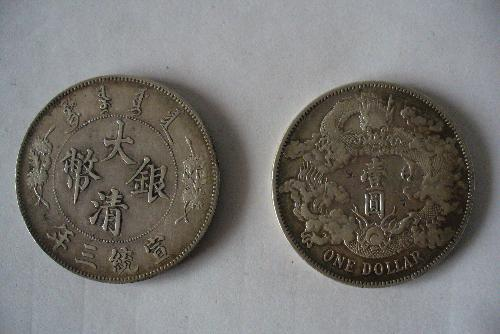
//> input picture Feature/hough_circle/hough_circle/circle.jpg, 500 x 334 px
$ ./hough_circle   (built with g++ and OpenCV 4)
//> lines starting //> are read from the running program, lines starting //| are printed output that depends on the picture; after the words box and inside, x2 and y2 are one past the last pixel; in counts of white or black regions, pixels touching at a corner belong together
### Feature/hough_circle/hough_circle/stdafx.h
// stdafx.h : 标准系统包含文件的包含文件，
// 或是经常使用但不常更改的
// 特定于项目的包含文件
//

#pragma once

#include "targetver.h"

#include <stdio.h>
#include <tchar.h>


// TODO: 在此处引用程序需要的其他头文件

### Feature/hough_circle/hough_circle/hough_circle.cpp
// hough_circle.cpp : 定义控制台应用程序的入口点。
//

#include "stdafx.h"
#include <cv.h>
#include <highgui.h>
#include <math.h>
#include "iostream"
using namespace std;


int _tmain(int argc, _TCHAR* argv[])
{

    IplImage * img=cvLoadImage("circle.jpg", 1);
//> img is the input picture: 334 rows x 500 cols, CV_8UC3; mean B, G, R 114.9, 118, 120
    IplImage * gray = cvCreateImage( cvGetSize(img), 8, 1 );
     CvMemStorage* storage = cvCreateMemStorage(0);
     cvCvtColor( img, gray, CV_BGR2GRAY );

	 // smooth it, otherwise a lot of false circles may be detected
     cvSmooth( gray, gray, CV_GAUSSIAN, 5, 15 );
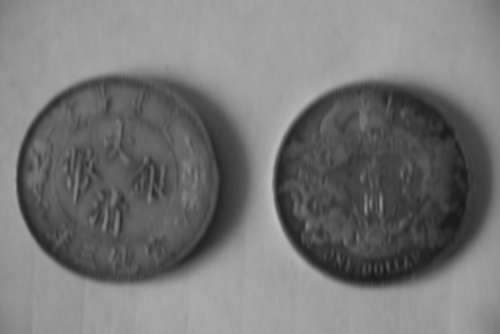
//> gray: 334 rows x 500 cols, CV_8UC1; min 26, max 187, mean 118.3
	 CvSeq* circles = cvHoughCircles( gray, storage, CV_HOUGH_GRADIENT, 2,10, 200, 100 );
//> circles = 2 circles (x, y, radius): [125, 179, 109], [375, 185, 102.4]
	  int i;
	  int num=0;
     for( i = 0; i < circles->total; i++ )
     {
          float* p = (float*)cvGetSeqElem( circles, i );
		  if(p[2]>100){
         cvCircle( img, cvPoint(cvRound(p[0]),cvRound(p[1])), 3, CV_RGB(0,255,0), -1, 8, 0 );
          cvCircle( img, cvPoint(cvRound(p[0]),cvRound(p[1])), cvRound(p[2]), CV_RGB(255,0,0), 3, 8, 0 );
          cout<<"圆心坐标x= "<<cvRound(p[0])<<endl<<"圆心坐标y= "<<cvRound(p[1])<<endl;
          cout<<"半径="<<cvRound(p[2])<<endl;
		  num++;
		  }
     }
//> this loop made 2 passes
//> num on passes 1 to 2: 1, 2
//| 圆心坐标x= 125
//| 圆心坐标y= 179
//| 半径=109
//| 圆心坐标x= 375
//| 圆心坐标y= 185
//| 半径=102
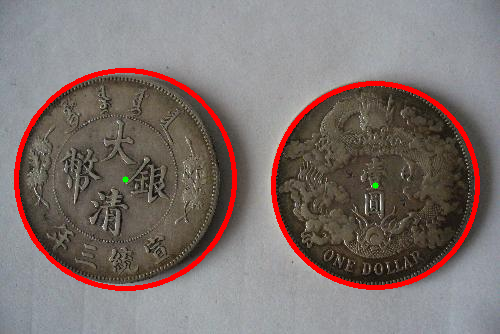
//> img: 334 rows x 500 cols, CV_8UC3; 4% of pixels changed, all inside (x1, y1, x2, y2) = (14, 68, 480, 291)
//> after the loop, num = 2
     cout<<"圆数量="<<num<<endl;
//| 圆数量=2
	 cvSaveImage("aaa.jpg",img);
     cvNamedWindow( "circles", 1 );
     cvShowImage( "circles", img );
	 cvWaitKey(0);


	return 0;
}
